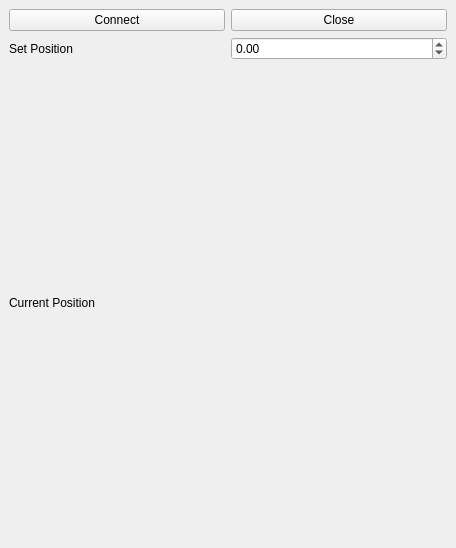
<?xml version="1.0" encoding="UTF-8"?>
<ui version="4.0">
 <class>MainWindow</class>
 <widget class="QMainWindow" name="MainWindow">
  <property name="geometry">
   <rect>
    <x>0</x>
    <y>0</y>
    <width>456</width>
    <height>548</height>
   </rect>
  </property>
  <property name="windowTitle">
   <string>Dxl Motor</string>
  </property>
  <widget class="QWidget" name="centralwidget">
   <layout class="QVBoxLayout" name="verticalLayout_2">
    <item>
     <layout class="QHBoxLayout" name="horizontalLayout">
      <item>
       <widget class="QPushButton" name="pushbutton_connect">
        <property name="text">
         <string>Connect</string>
        </property>
       </widget>
      </item>
      <item>
       <widget class="QPushButton" name="pushbutton_close">
        <property name="text">
         <string>Close</string>
        </property>
       </widget>
      </item>
     </layout>
    </item>
    <item>
     <layout class="QHBoxLayout" name="horizontalLayout_2">
      <item>
       <widget class="QLabel" name="label">
        <property name="text">
         <string>Set Position</string>
        </property>
       </widget>
      </item>
      <item>
       <widget class="QDoubleSpinBox" name="dblspinbox_set_pos">
        <property name="prefix">
         <string/>
        </property>
        <property name="minimum">
         <double>-180.000000000000000</double>
        </property>
        <property name="maximum">
         <double>180.000000000000000</double>
        </property>
       </widget>
      </item>
     </layout>
    </item>
    <item>
     <layout class="QHBoxLayout" name="horizontalLayout_3">
      <item>
       <widget class="QLabel" name="label_current_pos">
        <property name="text">
         <string>Current Position</string>
        </property>
       </widget>
      </item>
     </layout>
    </item>
   </layout>
  </widget>
 </widget>
 <resources/>
 <connections/>
</ui>
